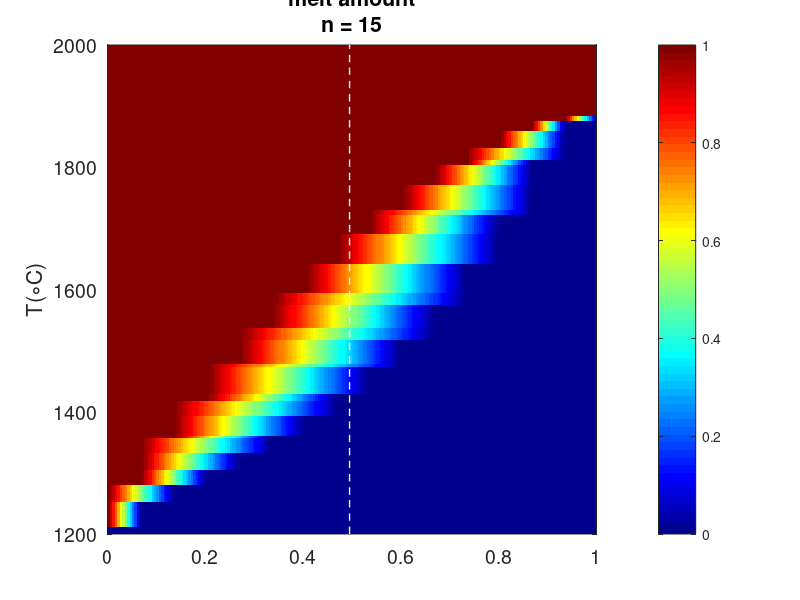
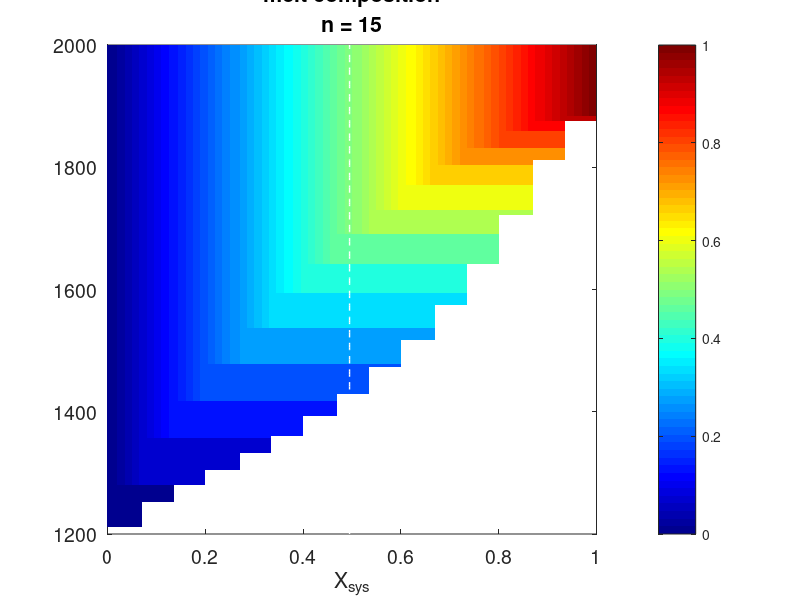
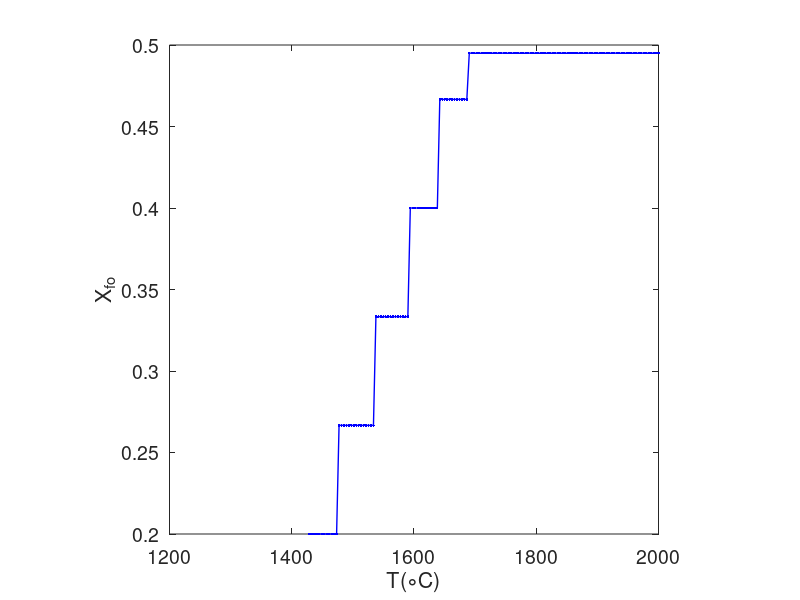
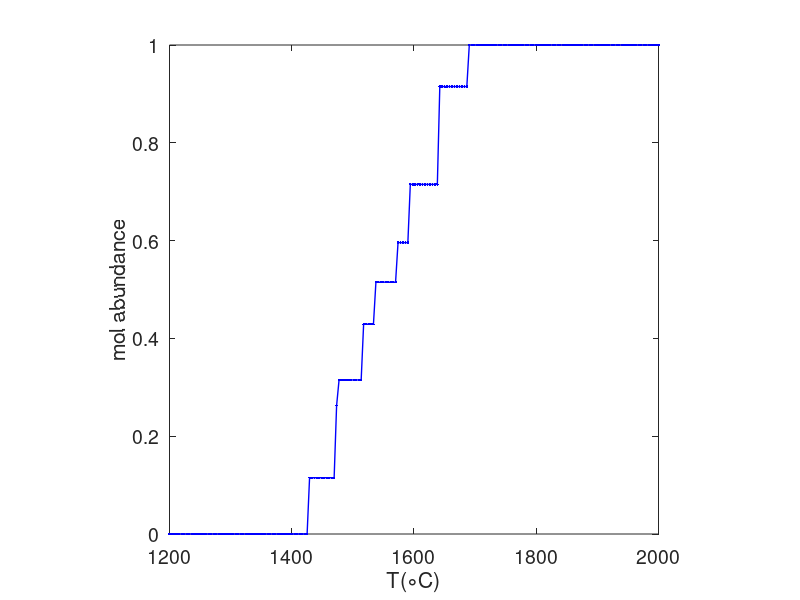

MATLAB code to generate these figures, in order: (Note: this script raises an error after producing the figures.)
clear,close all,addpath ../
iXp = 100;
font_size = 14;
load Fig8a_ol_diagram_dz15.mat
% Figure a
figure(1),clf,colormap jet
pcolor(Xsys,T-273.15,melt_frac'),colorbar,shading flat,title([{'melt amount'};{'n = 15'}]),ylabel('T(\circC)'),axis square
hold on
plot(ones(size(T))*Xsys(iXp),T-273.15,'--w','LineWidth',1)
set(gca,'Fontsize',font_size)
% print('Fig_8a','-depsc','-r600')
% Figure b
figure(2),clf,colormap jet
pcolor(Xsys,T-273.15,fo_melt'),colorbar,shading flat,title([{'melt composition'},{'n = 15'}]),xlabel('X_{sys}'),axis square
set(gca,'Fontsize',font_size)
hold on
plot(ones(size(T))*Xsys(iXp),T-273.15,'--w','LineWidth',1)
% print('Fig_8b','-depsc','-r600')
% Figure h
figure(3),clf,colormap jet
plot(T-273.15,fo_melt(iXp,:),'.-b','LineWidth',1)%,title('n = 15')
xlabel('T(\circC)'),ylabel('X_{fo}')
axis square
set(gca,'Fontsize',font_size)
% Figure g
figure(6),clf,colormap jet
plot(T-273.15,melt_frac(iXp,:),'.-b','LineWidth',1)%,title('n = 15')
xlabel('T(\circC)'),ylabel('mol abundance')
axis square
set(gca,'Fontsize',font_size)
load Fig8c_ol_diagram_dz50.mat
% Figure c
figure(4),clf,colormap jet
pcolor(Xsys,T-273.15,melt_frac'),colorbar,shading flat,title('n = 50')%,xlabel('X_{sys}'),
ylabel('T(\circC)'),
axis square
hold on
plot(ones(size(T))*Xsys(iXp),T-273.15,'--w','LineWidth',1)
set(gca,'Fontsize',font_size)
% print('Fig_8c','-depsc','-r600')
% Figure d
figure(5),clf,colormap jet
pcolor(Xsys,T-273.15,fo_melt'),colorbar,shading flat,title('n = 50')%,xlabel('X_{sys}'),ylabel('T(\circC)'),
axis square
set(gca,'Fontsize',font_size)
hold on
plot(ones(size(T))*Xsys(iXp),T-273.15,'--w','LineWidth',1)
% print('Fig_8d','-depsc','-r600')
figure(3),hold on
plot(T-273.15,fo_melt(iXp,:),'.-r','LineWidth',1)%,title('melt comp')
xlabel('T(\circC)'),ylabel('X_{fo}')
axis square
set(gca,'Fontsize',font_size)
figure(6),hold on
plot(T-273.15,melt_frac(iXp,:),'.-r','LineWidth',1)%,title('melt fraction')
xlabel('T(\circC)'),ylabel('mol abundance')
axis square
set(gca,'Fontsize',font_size)
iXp = 100;
% load Fig8e_ol_diagram_dz100.mat
% Figure e
figure(7),clf,colormap jet
pcolor(Xsys,T-273.15,melt_frac'),colorbar,shading flat,title('n = 100'),
xlabel('X_{sys}'),
ylabel('T(\circC)'),axis square
hold on
plot(ones(size(T))*Xsys(iXp),T-273.15,'--w','LineWidth',1)
set(gca,'Fontsize',font_size)
% print('Fig_8e','-depsc','-r600')
% Figure f
figure(8),clf,colormap jet
pcolor(Xsys,T-273.15,fo_melt'),colorbar,shading flat,title('n = 100')%,ylabel('T(\circC)')
xlabel('X_{sys}'),axis square
set(gca,'Fontsize',font_size)
hold on
plot(ones(size(T))*Xsys(iXp),T-273.15,'--w','LineWidth',1)
% print('Fig_8f','-depsc','-r600')
figure(3),hold on
plot(T-273.15,fo_melt(iXp,:),'.-g','LineWidth',1)%,title('melt comp')
xlabel('T(\circC)'),ylabel('X_{fo}')
axis square
set(gca,'Fontsize',font_size)
legend('n = 15','n = 50','n = 100')
% print('Fig_8g','-depsc','-r600')
figure(6),hold on
plot(T-273.15,melt_frac(iXp,:),'.-g','LineWidth',1)%,title('melt fraction')
xlabel('T(\circC)'),ylabel('mol abundance')
axis square
set(gca,'Fontsize',font_size)
legend('n = 15','n = 50','n = 100')
% print('Fig_8h','-depsc','-r600')